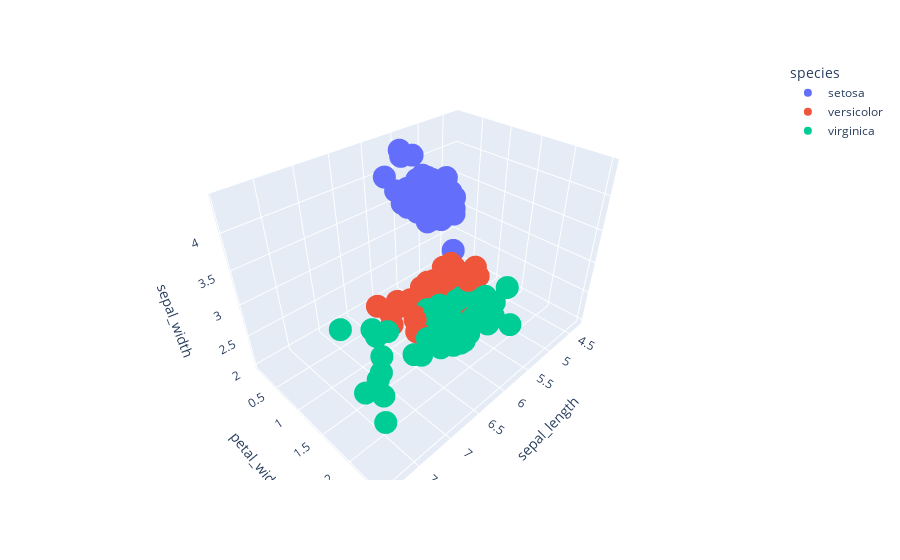

Write notebook code for a chart like this one.
### Markdown cell above
✍🏻 **Problem 4**: Last week you built your first DS web app using `streamlit`. The web app used the Italian wine dataset from `sklearn` and made the plot using a visualization library called `Altair`. Modify your code to:
* read the iris dataset from Seaborn,
* rather than using `Altair`, use `Plotly`,
* the interactive plot should be a 3D scatter plot,
* update the text to describe this dataset. 

You already know how to get datasets from Seaborn. You may not have encountered `Plotly` before, however. 

[Here](https://docs.streamlit.io/library/api-reference/charts/st.plotly_chart) is how `Plotly` works with `streamlit`. [Read this page](https://docs.streamlit.io/library/api-reference/charts) to see all of the options that are available to you. For your project, you can choose from among all of these options! 

You will make many choices when you build your web app for your midterm project. Here we are exploring:
* using different datasets,
* using different visualization libraries,

all within `streamlit`. Consider trying other datasets (e.g., mpg) and other visualization libraries (e.g., matplotlib) now. 

If you get stuck moving to a 3D scatter plot in `Plotly`, send a message on Slack for a hint.

### Code cell
import streamlit as st
import seaborn as sns
import pandas as pd
import plotly.express as px

st.write("""
# Iris Dataset

This dataset describes the variation of sepal length & width along with petal length & width 
for 3 species namely Setosa, Versicolor and Virginica """)

#alt_handle = alt.Chart(df_form).mark_circle(size=60).encode(x='alcohol', y='malic_acid', 
# color='hue', tooltip=['ash', 'magnesium', 
# 'proanthocyanins']).interactive()
#st.altair_chart(alt_handle)


df = px.data.iris()
fig = px.scatter_3d(df, x='sepal_length', y='petal_width', z='sepal_width',
              color='species')
fig.show()
st.plotly_chart(fig, sharing="streamlit")

### Figure 1 — Plotly figure (JSON) as saved in the notebook; plotly's stock layout.template omitted (floating-point values rounded to 4 significant figures)
{"data": [{"hovertemplate": "species=setosa<br>sepal_length=%{x}<br>petal_width=%{y}<br>sepal_width=%{z}<extra></extra>", "legendgroup": "setosa", "marker": {"color": "#636efa", "symbol": "circle"}, "mode": "markers", "name": "setosa", "scene": "scene", "showlegend": true, "type": "scatter3d", "x": [5.1, 4.9, 4.7, 4.6, 5, 5.4, 4.6, 5, 4.4, 4.9, 5.4, 4.8, 4.8, 4.3, 5.8, 5.7, 5.4, 5.1, 5.7, 5.1, 5.4, 5.1, 4.6, 5.1, 4.8, 5, 5, 5.2, 5.2, 4.7, 4.8, 5.4, 5.2, 5.5, 4.9, 5, 5.5, 4.9, 4.4, 5.1, 5, 4.5, 4.4, 5, 5.1, 4.8, 5.1, 4.6, 5.3, 5], "y": [0.2, 0.2, 0.2, 0.2, 0.2, 0.4, 0.3, 0.2, 0.2, 0.1, 0.2, 0.2, 0.1, 0.1, 0.2, 0.4, 0.4, 0.3, 0.3, 0.3, 0.2, 0.4, 0.2, 0.5, 0.2, 0.2, 0.4, 0.2, 0.2, 0.2, 0.2, 0.4, 0.1, 0.2, 0.1, 0.2, 0.2, 0.1, 0.2, 0.2, 0.3, 0.3, 0.2, 0.6, 0.4, 0.3, 0.2, 0.2, 0.2, 0.2], "z": [3.5, 3, 3.2, 3.1, 3.6, 3.9, 3.4, 3.4, 2.9, 3.1, 3.7, 3.4, 3, 3, 4, 4.4, 3.9, 3.5, 3.8, 3.8, 3.4, 3.7, 3.6, 3.3, 3.4, 3, 3.4, 3.5, 3.4, 3.2, 3.1, 3.4, 4.1, 4.2, 3.1, 3.2, 3.5, 3.1, 3, 3.4, 3.5, 2.3, 3.2, 3.5, 3.8, 3, 3.8, 3.2, 3.7, 3.3]}, {"hovertemplate": "species=versicolor<br>sepal_length=%{x}<br>petal_width=%{y}<br>sepal_width=%{z}<extra></extra>", "legendgroup": "versicolor", "marker": {"color": "#EF553B", "symbol": "circle"}, "mode": "markers", "name": "versicolor", "scene": "scene", "showlegend": true, "type": "scatter3d", "x": [7, 6.4, 6.9, 5.5, 6.5, 5.7, 6.3, 4.9, 6.6, 5.2, 5, 5.9, 6, 6.1, 5.6, 6.7, 5.6, 5.8, 6.2, 5.6, 5.9, 6.1, 6.3, 6.1, 6.4, 6.6, 6.8, 6.7, 6, 5.7, 5.5, 5.5, 5.8, 6, 5.4, 6, 6.7, 6.3, 5.6, 5.5, 5.5, 6.1, 5.8, 5, 5.6, 5.7, 5.7, 6.2, 5.1, 5.7], "y": [1.4, 1.5, 1.5, 1.3, 1.5, 1.3, 1.6, 1, 1.3, 1.4, 1, 1.5, 1, 1.4, 1.3, 1.4, 1.5, 1, 1.5, 1.1, 1.8, 1.3, 1.5, 1.2, 1.3, 1.4, 1.4, 1.7, 1.5, 1, 1.1, 1, 1.2, 1.6, 1.5, 1.6, 1.5, 1.3, 1.3, 1.3, 1.2, 1.4, 1.2, 1, 1.3, 1.2, 1.3, 1.3, 1.1, 1.3], "z": [3.2, 3.2, 3.1, 2.3, 2.8, 2.8, 3.3, 2.4, 2.9, 2.7, 2, 3, 2.2, 2.9, 2.9, 3.1, 3, 2.7, 2.2, 2.5, 3.2, 2.8, 2.5, 2.8, 2.9, 3, 2.8, 3, 2.9, 2.6, 2.4, 2.4, 2.7, 2.7, 3, 3.4, 3.1, 2.3, 3, 2.5, 2.6, 3, 2.6, 2.3, 2.7, 3, 2.9, 2.9, 2.5, 2.8]}, {"hovertemplate": "species=virginica<br>sepal_length=%{x}<br>petal_width=%{y}<br>sepal_width=%{z}<extra></extra>", "legendgroup": "virginica", "marker": {"color": "#00cc96", "symbol": "circle"}, "mode": "markers", "name": "virginica", "scene": "scene", "showlegend": true, "type": "scatter3d", "x": [6.3, 5.8, 7.1, 6.3, 6.5, 7.6, 4.9, 7.3, 6.7, 7.2, 6.5, 6.4, 6.8, 5.7, 5.8, 6.4, 6.5, 7.7, 7.7, 6, 6.9, 5.6, 7.7, 6.3, 6.7, 7.2, 6.2, 6.1, 6.4, 7.2, 7.4, 7.9, 6.4, 6.3, 6.1, 7.7, 6.3, 6.4, 6, 6.9, 6.7, 6.9, 5.8, 6.8, 6.7, 6.7, 6.3, 6.5, 6.2, 5.9], "y": [2.5, 1.9, 2.1, 1.8, 2.2, 2.1, 1.7, 1.8, 1.8, 2.5, 2, 1.9, 2.1, 2, 2.4, 2.3, 1.8, 2.2, 2.3, 1.5, 2.3, 2, 2, 1.8, 2.1, 1.8, 1.8, 1.8, 2.1, 1.6, 1.9, 2, 2.2, 1.5, 1.4, 2.3, 2.4, 1.8, 1.8, 2.1, 2.4, 2.3, 1.9, 2.3, 2.5, 2.3, 1.9, 2, 2.3, 1.8], "z": [3.3, 2.7, 3, 2.9, 3, 3, 2.5, 2.9, 2.5, 3.6, 3.2, 2.7, 3, 2.5, 2.8, 3.2, 3, 3.8, 2.6, 2.2, 3.2, 2.8, 2.8, 2.7, 3.3, 3.2, 2.8, 3, 2.8, 3, 2.8, 3.8, 2.8, 2.8, 2.6, 3, 3.4, 3.1, 3, 3.1, 3.1, 3.1, 2.7, 3.2, 3.3, 3, 2.5, 3, 3.4, 3]}], "layout": {"legend": {"title": {"text": "species"}, "tracegroupgap": 0}, "margin": {"t": 60}, "scene": {"domain": {"x": [0, 1], "y": [0, 1]}, "xaxis": {"title": {"text": "sepal_length"}}, "yaxis": {"title": {"text": "petal_width"}}, "zaxis": {"title": {"text": "sepal_width"}}}}}
